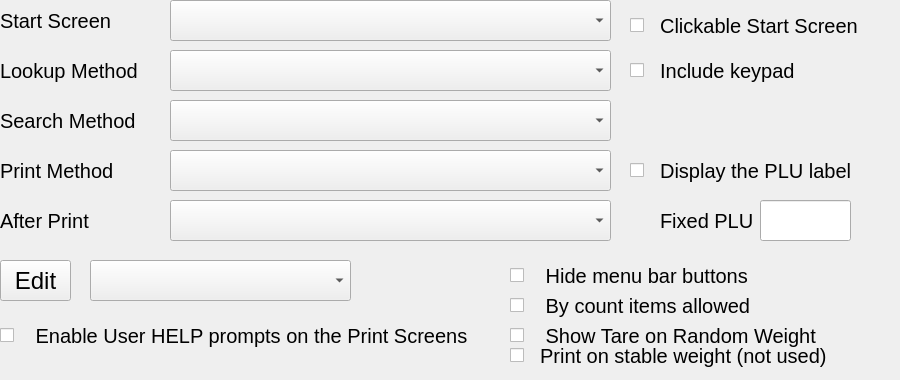
       <widget class="QWidget" name="page">
        <widget class="QWidget" name="mainWidget" native="true">
         <property name="geometry">
          <rect>
           <x>0</x>
           <y>0</y>
           <width>891</width>
           <height>371</height>
          </rect>
         </property>
         <widget class="QCheckBox" name="chkIncludeNumpad">
          <property name="geometry">
           <rect>
            <x>630</x>
            <y>50</y>
            <width>251</width>
            <height>41</height>
           </rect>
          </property>
          <property name="minimumSize">
           <size>
            <width>0</width>
            <height>41</height>
           </size>
          </property>
          <property name="font">
           <font>
            <pointsize>15</pointsize>
           </font>
          </property>
          <property name="text">
           <string>  Include keypad</string>
          </property>
         </widget>
         <widget class="QLabel" name="lblSelfServeFixedPlu">
          <property name="geometry">
           <rect>
            <x>660</x>
            <y>200</y>
            <width>111</width>
            <height>41</height>
           </rect>
          </property>
          <property name="sizePolicy">
           <sizepolicy hsizetype="Fixed" vsizetype="Fixed">
            <horstretch>0</horstretch>
            <verstretch>0</verstretch>
           </sizepolicy>
          </property>
          <property name="minimumSize">
           <size>
            <width>0</width>
            <height>41</height>
           </size>
          </property>
          <property name="maximumSize">
           <size>
            <width>311</width>
            <height>41</height>
           </size>
          </property>
          <property name="font">
           <font>
            <pointsize>15</pointsize>
           </font>
          </property>
          <property name="text">
           <string>Fixed PLU</string>
          </property>
          <property name="alignment">
           <set>Qt::AlignLeading|Qt::AlignLeft|Qt::AlignVCenter</set>
          </property>
         </widget>
         <widget class="QLabel" name="lblHowToSearch">
          <property name="geometry">
           <rect>
            <x>0</x>
            <y>100</y>
            <width>201</width>
            <height>41</height>
           </rect>
          </property>
          <property name="sizePolicy">
           <sizepolicy hsizetype="Fixed" vsizetype="Fixed">
            <horstretch>0</horstretch>
            <verstretch>0</verstretch>
           </sizepolicy>
          </property>
          <property name="minimumSize">
           <size>
            <width>0</width>
            <height>41</height>
           </size>
          </property>
          <property name="maximumSize">
           <size>
            <width>311</width>
            <height>41</height>
           </size>
          </property>
          <property name="font">
           <font>
            <pointsize>15</pointsize>
           </font>
          </property>
          <property name="text">
           <string>Search Method</string>
          </property>
          <property name="alignment">
           <set>Qt::AlignLeading|Qt::AlignLeft|Qt::AlignVCenter</set>
          </property>
         </widget>
         <widget class="QComboBox" name="cboPrintingWhen">
          <property name="geometry">
           <rect>
            <x>170</x>
            <y>200</y>
            <width>441</width>
            <height>41</height>
           </rect>
          </property>
          <property name="sizePolicy">
           <sizepolicy hsizetype="Minimum" vsizetype="Fixed">
            <horstretch>0</horstretch>
            <verstretch>0</verstretch>
           </sizepolicy>
          </property>
          <property name="minimumSize">
           <size>
            <width>341</width>
            <height>41</height>
           </size>
          </property>
          <property name="maximumSize">
           <size>
            <width>441</width>
            <height>41</height>
           </size>
          </property>
          <property name="font">
           <font>
            <pointsize>15</pointsize>
           </font>
          </property>
         </widget>
         <widget class="QCheckBox" name="chkSelfServePrintOnStableWeight">
          <property name="geometry">
           <rect>
            <x>510</x>
            <y>330</y>
            <width>371</width>
            <height>51</height>
           </rect>
          </property>
          <property name="minimumSize">
           <size>
            <width>0</width>
            <height>41</height>
           </size>
          </property>
          <property name="font">
           <font>
            <pointsize>15</pointsize>
           </font>
          </property>
          <property name="text">
           <string>  Print on stable weight (not used)</string>
          </property>
         </widget>
         <widget class="QCheckBox" name="chkSelfServeByCountItemsAllowed">
          <property name="geometry">
           <rect>
            <x>510</x>
            <y>280</y>
            <width>381</width>
            <height>51</height>
           </rect>
          </property>
          <property name="font">
           <font>
            <pointsize>15</pointsize>
           </font>
          </property>
          <property name="text">
           <string>   By count items allowed</string>
          </property>
         </widget>
         <widget class="QCheckBox" name="chkSelfServeHideButtonBar">
          <property name="geometry">
           <rect>
            <x>510</x>
            <y>250</y>
            <width>381</width>
            <height>51</height>
           </rect>
          </property>
          <property name="font">
           <font>
            <pointsize>15</pointsize>
           </font>
          </property>
          <property name="text">
           <string>   Hide menu bar buttons</string>
          </property>
         </widget>
         <widget class="QLabel" name="lblItemEntryWho">
          <property name="geometry">
           <rect>
            <x>0</x>
            <y>50</y>
            <width>201</width>
            <height>41</height>
           </rect>
          </property>
          <property name="sizePolicy">
           <sizepolicy hsizetype="Fixed" vsizetype="Fixed">
            <horstretch>0</horstretch>
            <verstretch>0</verstretch>
           </sizepolicy>
          </property>
          <property name="minimumSize">
           <size>
            <width>0</width>
            <height>41</height>
           </size>
          </property>
          <property name="maximumSize">
           <size>
            <width>311</width>
            <height>41</height>
           </size>
          </property>
          <property name="font">
           <font>
            <pointsize>15</pointsize>
           </font>
          </property>
          <property name="text">
           <string>Lookup Method</string>
          </property>
          <property name="alignment">
           <set>Qt::AlignLeading|Qt::AlignLeft|Qt::AlignVCenter</set>
          </property>
         </widget>
         <widget class="QComboBox" name="cboItemEntryWho">
          <property name="geometry">
           <rect>
            <x>170</x>
            <y>50</y>
            <width>441</width>
            <height>41</height>
           </rect>
          </property>
          <property name="sizePolicy">
           <sizepolicy hsizetype="Minimum" vsizetype="Fixed">
            <horstretch>0</horstretch>
            <verstretch>0</verstretch>
           </sizepolicy>
          </property>
          <property name="minimumSize">
           <size>
            <width>341</width>
            <height>41</height>
           </size>
          </property>
          <property name="maximumSize">
           <size>
            <width>441</width>
            <height>41</height>
           </size>
          </property>
          <property name="font">
           <font>
            <pointsize>15</pointsize>
           </font>
          </property>
         </widget>
         <widget class="QLabel" name="lblWhereToBegin">
          <property name="geometry">
           <rect>
            <x>0</x>
            <y>0</y>
            <width>201</width>
            <height>41</height>
           </rect>
          </property>
          <property name="sizePolicy">
           <sizepolicy hsizetype="Fixed" vsizetype="Fixed">
            <horstretch>0</horstretch>
            <verstretch>0</verstretch>
           </sizepolicy>
          </property>
          <property name="minimumSize">
           <size>
            <width>0</width>
            <height>41</height>
           </size>
          </property>
          <property name="maximumSize">
           <size>
            <width>311</width>
            <height>41</height>
           </size>
          </property>
          <property name="font">
           <font>
            <pointsize>15</pointsize>
           </font>
          </property>
          <property name="text">
           <string>Start Screen</string>
          </property>
          <property name="alignment">
           <set>Qt::AlignLeading|Qt::AlignLeft|Qt::AlignVCenter</set>
          </property>
         </widget>
         <widget class="QPushButton" name="butEditPlaylist">
          <property name="geometry">
           <rect>
            <x>0</x>
            <y>260</y>
            <width>71</width>
            <height>41</height>
           </rect>
          </property>
          <property name="sizePolicy">
           <sizepolicy hsizetype="Fixed" vsizetype="Fixed">
            <horstretch>0</horstretch>
            <verstretch>0</verstretch>
           </sizepolicy>
          </property>
          <property name="minimumSize">
           <size>
            <width>61</width>
            <height>41</height>
           </size>
          </property>
          <property name="maximumSize">
           <size>
            <width>111</width>
            <height>50</height>
           </size>
          </property>
          <property name="font">
           <font>
            <pointsize>18</pointsize>
           </font>
          </property>
          <property name="text">
           <string>Edit</string>
          </property>
         </widget>
         <widget class="QComboBox" name="cboSearchHow">
          <property name="geometry">
           <rect>
            <x>170</x>
            <y>100</y>
            <width>441</width>
            <height>41</height>
           </rect>
          </property>
          <property name="sizePolicy">
           <sizepolicy hsizetype="Minimum" vsizetype="Fixed">
            <horstretch>0</horstretch>
            <verstretch>0</verstretch>
           </sizepolicy>
          </property>
          <property name="minimumSize">
           <size>
            <width>341</width>
            <height>41</height>
           </size>
          </property>
          <property name="maximumSize">
           <size>
            <width>441</width>
            <height>41</height>
           </size>
          </property>
          <property name="font">
           <font>
            <pointsize>15</pointsize>
           </font>
          </property>
         </widget>
         <widget class="QComboBox" name="cboPrintWhat">
          <property name="geometry">
           <rect>
            <x>170</x>
            <y>150</y>
            <width>441</width>
            <height>41</height>
           </rect>
          </property>
          <property name="sizePolicy">
           <sizepolicy hsizetype="Minimum" vsizetype="Fixed">
            <horstretch>0</horstretch>
            <verstretch>0</verstretch>
           </sizepolicy>
          </property>
          <property name="minimumSize">
           <size>
            <width>341</width>
            <height>41</height>
           </size>
          </property>
          <property name="maximumSize">
           <size>
            <width>441</width>
            <height>41</height>
           </size>
          </property>
          <property name="font">
           <font>
            <pointsize>15</pointsize>
           </font>
          </property>
         </widget>
         <widget class="QComboBox" name="cboStartWhere">
          <property name="geometry">
           <rect>
            <x>170</x>
            <y>0</y>
            <width>441</width>
            <height>41</height>
           </rect>
          </property>
          <property name="sizePolicy">
           <sizepolicy hsizetype="Minimum" vsizetype="Fixed">
            <horstretch>0</horstretch>
            <verstretch>0</verstretch>
           </sizepolicy>
          </property>
          <property name="minimumSize">
           <size>
            <width>341</width>
            <height>41</height>
           </size>
          </property>
          <property name="maximumSize">
           <size>
            <width>441</width>
            <height>41</height>
           </size>
          </property>
          <property name="font">
           <font>
            <pointsize>15</pointsize>
           </font>
          </property>
         </widget>
         <widget class="hobart::numericLineEdit" name="txtSelfServeFixedPlu">
          <property name="geometry">
           <rect>
            <x>760</x>
            <y>200</y>
            <width>91</width>
            <height>41</height>
           </rect>
          </property>
          <property name="font">
           <font>
            <pointsize>18</pointsize>
           </font>
          </property>
          <property name="inputMask">
           <string notr="true"/>
          </property>
          <property name="text">
           <string notr="true"/>
          </property>
          <property name="alignment">
           <set>Qt::AlignCenter</set>
          </property>
          <property name="placeholderText">
           <string notr="true"/>
          </property>
         </widget>
         <widget class="QCheckBox" name="chkSelfServeTareOnRandomWeight">
          <property name="geometry">
           <rect>
            <x>510</x>
            <y>310</y>
            <width>381</width>
            <height>51</height>
           </rect>
          </property>
          <property name="font">
           <font>
            <pointsize>15</pointsize>
           </font>
          </property>
          <property name="text">
           <string>   Show Tare on Random Weight</string>
          </property>
         </widget>
         <widget class="QCheckBox" name="chkHelpPrompts">
          <property name="geometry">
           <rect>
            <x>0</x>
            <y>310</y>
            <width>501</width>
            <height>51</height>
           </rect>
          </property>
          <property name="minimumSize">
           <size>
            <width>0</width>
            <height>51</height>
           </size>
          </property>
          <property name="font">
           <font>
            <pointsize>15</pointsize>
           </font>
          </property>
          <property name="text">
           <string>   Enable User HELP prompts on the Print Screens</string>
          </property>
         </widget>
         <widget class="QCheckBox" name="chkSelfServeDisplayPluLabel">
          <property name="geometry">
           <rect>
            <x>630</x>
            <y>150</y>
            <width>261</width>
            <height>41</height>
           </rect>
          </property>
          <property name="font">
           <font>
            <pointsize>15</pointsize>
           </font>
          </property>
          <property name="text">
           <string>  Display the PLU label</string>
          </property>
         </widget>
         <widget class="QComboBox" name="cboSelfServePlaylist">
          <property name="geometry">
           <rect>
            <x>90</x>
            <y>260</y>
            <width>261</width>
            <height>41</height>
           </rect>
          </property>
          <property name="font">
           <font>
            <pointsize>18</pointsize>
           </font>
          </property>
         </widget>
         <widget class="QCheckBox" name="chkStartScreenClickable">
          <property name="geometry">
           <rect>
            <x>630</x>
            <y>0</y>
            <width>261</width>
            <height>51</height>
           </rect>
          </property>
          <property name="minimumSize">
           <size>
            <width>0</width>
            <height>41</height>
           </size>
          </property>
          <property name="font">
           <font>
            <pointsize>15</pointsize>
           </font>
          </property>
          <property name="text">
           <string>  Clickable Start Screen</string>
          </property>
         </widget>
         <widget class="QLabel" name="lblWhatToPrint">
          <property name="geometry">
           <rect>
            <x>0</x>
            <y>150</y>
            <width>181</width>
            <height>41</height>
           </rect>
          </property>
          <property name="sizePolicy">
           <sizepolicy hsizetype="Fixed" vsizetype="Fixed">
            <horstretch>0</horstretch>
            <verstretch>0</verstretch>
           </sizepolicy>
          </property>
          <property name="minimumSize">
           <size>
            <width>0</width>
            <height>41</height>
           </size>
          </property>
          <property name="maximumSize">
           <size>
            <width>311</width>
            <height>41</height>
           </size>
          </property>
          <property name="font">
           <font>
            <pointsize>15</pointsize>
           </font>
          </property>
          <property name="text">
           <string>Print Method</string>
          </property>
          <property name="alignment">
           <set>Qt::AlignLeading|Qt::AlignLeft|Qt::AlignVCenter</set>
          </property>
         </widget>
         <widget class="QLabel" name="lblWhenPrinting">
          <property name="geometry">
           <rect>
            <x>0</x>
            <y>200</y>
            <width>181</width>
            <height>41</height>
           </rect>
          </property>
          <property name="sizePolicy">
           <sizepolicy hsizetype="Fixed" vsizetype="Fixed">
            <horstretch>0</horstretch>
            <verstretch>0</verstretch>
           </sizepolicy>
          </property>
          <property name="minimumSize">
           <size>
            <width>0</width>
            <height>41</height>
           </size>
          </property>
          <property name="maximumSize">
           <size>
            <width>311</width>
            <height>41</height>
           </size>
          </property>
          <property name="font">
           <font>
            <pointsize>15</pointsize>
           </font>
          </property>
          <property name="text">
           <string>After Print</string>
          </property>
          <property name="alignment">
           <set>Qt::AlignLeading|Qt::AlignLeft|Qt::AlignVCenter</set>
          </property>
         </widget>
        </widget>
       </widget>
